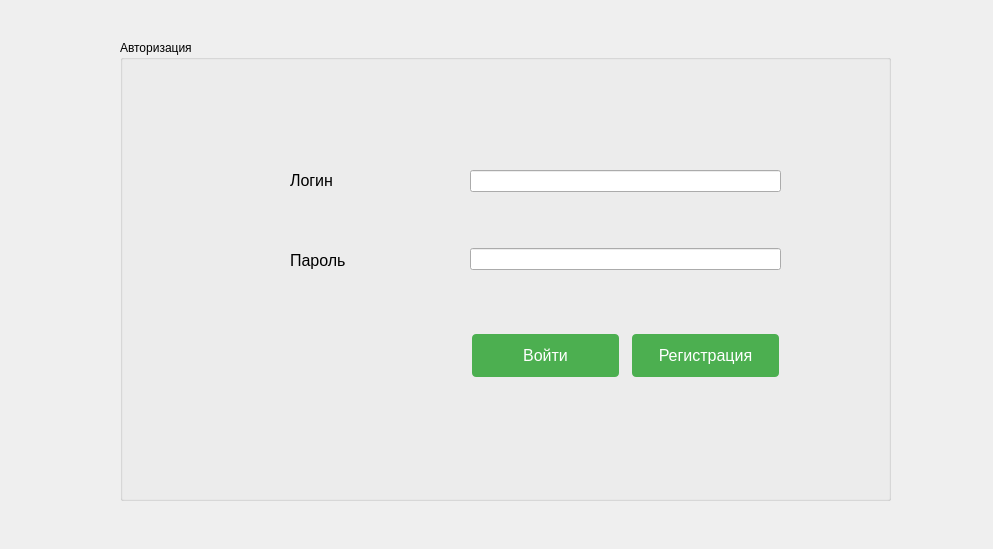
<?xml version="1.0" encoding="UTF-8"?>
<ui version="4.0">
 <class>Authorization</class>
 <widget class="QDialog" name="Authorization">
  <property name="geometry">
   <rect>
    <x>0</x>
    <y>0</y>
    <width>993</width>
    <height>549</height>
   </rect>
  </property>
  <property name="windowTitle">
   <string>Dialog</string>
  </property>
  <property name="styleSheet">
   <string notr="true">QDialog{
	
	
	
	background-image: url(:/img/img/back.jpg);
}

</string>
  </property>
  <widget class="QGroupBox" name="groupBox">
   <property name="geometry">
    <rect>
     <x>120</x>
     <y>40</y>
     <width>771</width>
     <height>461</height>
    </rect>
   </property>
   <property name="styleSheet">
    <string notr="true"/>
   </property>
   <property name="title">
    <string>Авторизация</string>
   </property>
   <widget class="QPushButton" name="pushButton_6">
    <property name="geometry">
     <rect>
      <x>510</x>
      <y>290</y>
      <width>151</width>
      <height>51</height>
     </rect>
    </property>
    <property name="styleSheet">
     <string notr="true">QPushButton {
    background-color: #4CAF50; /* Цвет фона кнопки */
    border: none; /* Убрать границу кнопки */
    color: white; /* Цвет текста */
    padding: 10px 20px; /* Отступы вокруг текста */
    text-align: center; /* Выравнивание текста по центру */
    text-decoration: none; /* Убрать подчеркивание текста */
    display: inline-block;
    font-size: 16px; /* Размер шрифта */
    margin: 4px 2px; /* Внешние отступы */
    cursor: pointer; /* Изменение формы курсора при наведении */
    border-radius: 4px; /* Скругление углов */
}

QPushButton:hover {
    background-color: #45a049; /* Цвет фона при наведении курсора */
}

QPushButton:pressed {
    background-color: #3e8e41; /* Цвет фона при нажатии на кнопку */
}</string>
    </property>
    <property name="text">
     <string>Регистрация</string>
    </property>
   </widget>
   <widget class="QPushButton" name="pushButton_5">
    <property name="geometry">
     <rect>
      <x>350</x>
      <y>290</y>
      <width>151</width>
      <height>51</height>
     </rect>
    </property>
    <property name="styleSheet">
     <string notr="true">QPushButton {
    background-color: #4CAF50; /* Цвет фона кнопки */
    border: none; /* Убрать границу кнопки */
    color: white; /* Цвет текста */
    padding: 10px 20px; /* Отступы вокруг текста */
    text-align: center; /* Выравнивание текста по центру */
    text-decoration: none; /* Убрать подчеркивание текста */
    display: inline-block;
    font-size: 16px; /* Размер шрифта */
    margin: 4px 2px; /* Внешние отступы */
    cursor: pointer; /* Изменение формы курсора при наведении */
    border-radius: 4px; /* Скругление углов */
}

QPushButton:hover {
    background-color: #45a049; /* Цвет фона при наведении курсора */
}

QPushButton:pressed {
    background-color: #3e8e41; /* Цвет фона при нажатии на кнопку */
}</string>
    </property>
    <property name="text">
     <string>Войти</string>
    </property>
   </widget>
   <widget class="QLabel" name="label_8">
    <property name="geometry">
     <rect>
      <x>170</x>
      <y>110</y>
      <width>71</width>
      <height>61</height>
     </rect>
    </property>
    <property name="text">
     <string>&lt;html&gt;&lt;head/&gt;&lt;body&gt;&lt;p&gt;&lt;span style=&quot; font-size:12pt;&quot;&gt;Логин&lt;/span&gt;&lt;/p&gt;&lt;/body&gt;&lt;/html&gt;</string>
    </property>
   </widget>
   <widget class="QLabel" name="label_6">
    <property name="geometry">
     <rect>
      <x>170</x>
      <y>190</y>
      <width>101</width>
      <height>61</height>
     </rect>
    </property>
    <property name="text">
     <string>&lt;html&gt;&lt;head/&gt;&lt;body&gt;&lt;p&gt;&lt;span style=&quot; font-size:12pt;&quot;&gt;Пароль&lt;/span&gt;&lt;/p&gt;&lt;/body&gt;&lt;/html&gt;</string>
    </property>
   </widget>
   <widget class="QWidget" name="layoutWidget">
    <property name="geometry">
     <rect>
      <x>350</x>
      <y>80</y>
      <width>311</width>
      <height>201</height>
     </rect>
    </property>
    <layout class="QVBoxLayout" name="verticalLayout">
     <item>
      <widget class="QLineEdit" name="lineEdit_5"/>
     </item>
     <item>
      <widget class="QLineEdit" name="lineEdit_6"/>
     </item>
    </layout>
   </widget>
   <widget class="QLabel" name="label">
    <property name="geometry">
     <rect>
      <x>350</x>
      <y>240</y>
      <width>311</width>
      <height>31</height>
     </rect>
    </property>
    <property name="text">
     <string>&lt;html&gt;&lt;head/&gt;&lt;body&gt;&lt;p&gt;&lt;br/&gt;&lt;/p&gt;&lt;/body&gt;&lt;/html&gt;</string>
    </property>
   </widget>
  </widget>
 </widget>
 <resources>
  <include location="image.qrc"/>
 </resources>
 <connections/>
</ui>
